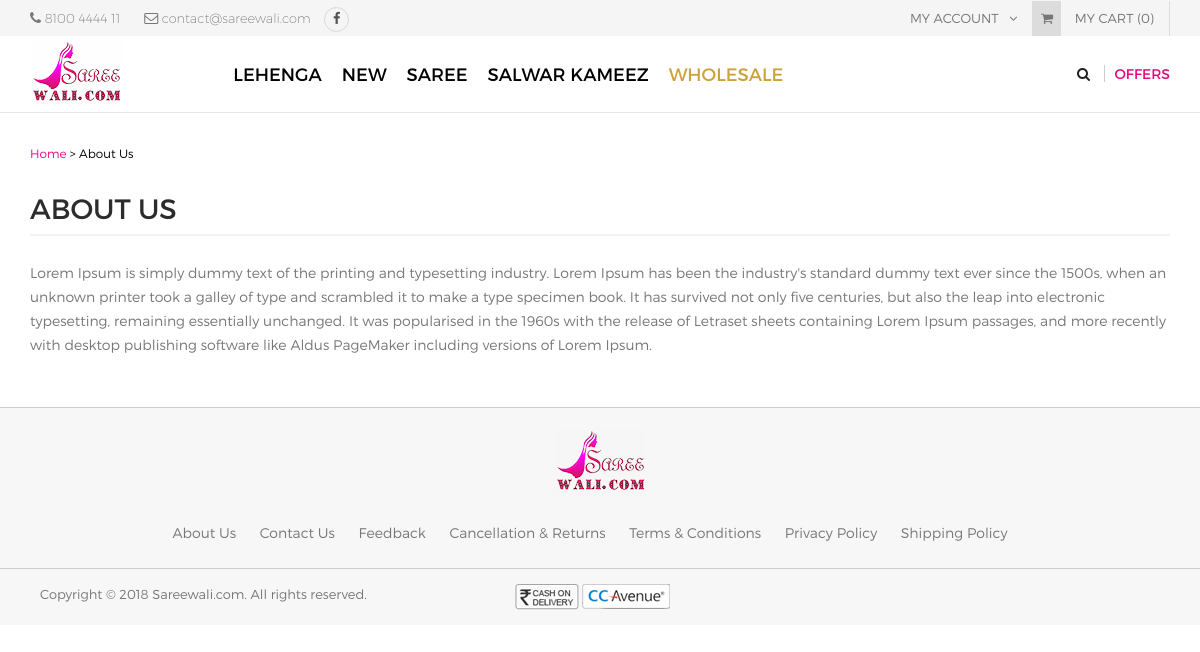
Before: /about with the older database file.
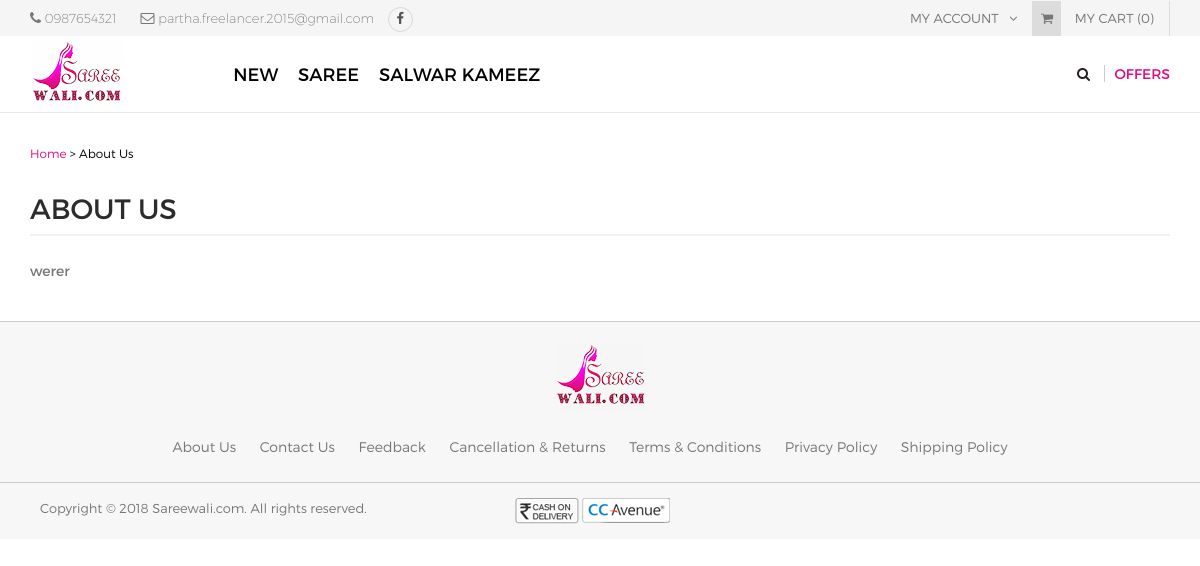
After: the same page with the newer database file.
### tables this page shows
CREATE TABLE `saree_admin` (
  `admin_id` int(11) NOT NULL,
  `username` varchar(255) NOT NULL,
  `email` varchar(255) NOT NULL,
  `password` varchar(255) NOT NULL,
  `original_password` varchar(255) NOT NULL,
  `contact_no` varchar(255) NOT NULL,
  `address` text NOT NULL,
  `is_active` int(11) NOT NULL
);

CREATE TABLE `saree_entity` (
  `entity_id` int(11) NOT NULL,
  `name` varchar(255) NOT NULL,
  `description` tinytext NOT NULL,
  `image_path` varchar(255) NOT NULL,
  `slug` varchar(255) NOT NULL,
  `level` int(11) NOT NULL,
  `parent_id` int(11) NOT NULL,
  `sort_order` int(11) NOT NULL,
  `is_special` enum('Y','N') NOT NULL DEFAULT 'N',
  `status` enum('Y','N') NOT NULL DEFAULT 'N',
  `date_added` int(11) NOT NULL,
  `date_modified` int(11) NOT NULL
);

CREATE TABLE `saree_cms` (
  `cms_id` int(11) NOT NULL,
  `title` varchar(255) NOT NULL,
  `description` text NOT NULL,
  `mode` varchar(255) NOT NULL,
  `date_added` int(11) NOT NULL
);

### application/models/Defaultdata.php (called while the page is built, shortened)
<?php
class Defaultdata extends CI_Model {
	private $mydata = array();
	public function getFrontendDefaultData()
	{
		$this->mydata["tot_segments"] = $this->getUrlSegments();
		$this->mydata['general_settings'] = $this->grabSettingData();
		$this->mydata["modal"] = $this->load->view('partials/modal', null, true);
		$this->mydata['admin_profile'] = $this->grabProfileData();
		$this->mydata['final_tree'] = $this->grabTree();
		$this->mydata['prd_cat'] = $this->entitydata->grab_entity(array("level" => "1", "status" => "Y"));
		$this->data = $this->mydata;
		$this->headerdata = $this->mydata;
		$this->data["header"] = $this->load->view('partials/header', $this->headerdata, true);
		$this->data["head"] = $this->load->view('partials/head', null, true);
		$this->data["upper_footer"] = $this->load->view('partials/upper_footer', $this->headerdata, true);
		$this->data["footer"] = $this->load->view('partials/footer', null, true);
		$this->data["foot"] = $this->load->view('partials/foot', null, true);
		return $this->data;
	}
	public function grabTree(){
		$tree = $this->entitydata->grab_entity(array("level !=" => "0", "status" => "Y"), array(), array(), array("sort_order" => "asc"));
		$recArr = array();
		if(!empty($tree)){
			foreach($tree as $tr){
				$recArr[$tr->entity_id] = $tr;
			}
		}
		if(!empty($tree)){
			foreach($tree as $tr){
				if(isset($recArr[$tr->parent_id])){
					$final_tree[$tr->name.'_'.$tr->is_special.'_'.$tr->slug] = $recArr[$tr->parent_id]->name.'_'.$tr->is_special.'_'.$tr->slug;
				}else{
					$final_tree[$tr->name.'_'.$tr->is_special.'_'.$tr->slug] = null;
				}
			}
		}
		return $this->defaultdata->parseTree($final_tree);
	}
	public function getUrlSegments()
	{
		$all_segment=$this->uri->segment_array();
		if(sizeof($all_segment)==1)
		{
			$all_segment[2]=$this->router->method;
		}
		return $all_segment;
	}
	public function grabSettingData(){
		$query = $this->db->get(TABLE_SETTINGS);
		return $query->row();
	}
	public function grabProfileData(){
		$query = $this->db->get(TABLE_ADMIN);
		return $query->row();
	}
	public function parseTree($tree, $root = null) {
        $return = array();
        foreach($tree as $child => $parent) {
            if($parent == $root) {
                unset($tree[$child]);
                $return[] = array(
                    'name' => $child,
                    'children' => $this->parseTree($tree, $child)
                );
            }
        }
        return empty($return) ? null : $return;
    }
}
?>

### application/controllers/Home.php (called while the page is built, shortened)
<?php
	class Home extends CI_Controller {
		public $data = array();
		public function __construct(){
			$this->load->model('bannerdata');
			$this->load->model('entitydata');
			$this->load->model('userdata');
			$this->load->model('productdata');
			$this->load->model('adsdata');
			$this->data = $this->defaultdata->getFrontendDefaultData();
		}
		public function cms(){
			$cms = $this->data['tot_segments'][1];
			$cond['mode'] = $cms;
			$cms_data = $this->userdata->get_cms_content($cond);
			$this->data['cms_data'] = $cms_data;
			$this->load->library('breadcrumb');
			$this->breadcrumb->add('Home', base_url());
			$this->breadcrumb->add($cms_data->title, base_url($cms));
			$this->data['breadcrumb'] = $this->breadcrumb->output();
			$this->load->view('cms', $this->data);
		}
	}
?>

### index.php (called while the page is built, shortened)
<?php
require_once BASEPATH.'core/CodeIgniter.php';

### application/models/Entitydata.php (called while the page is built, shortened)
<?php
class Entitydata extends CI_Model {
	public function grab_entity($cond = array(), $like = array(), $limit = array(), $order_by = array()){
		if(!empty($cond)){
			$this->db->where($cond);
		}
		if(!empty($order_by)){
			foreach($order_by as $key => $val){
				$this->db->order_by($key, $val);
			}
		}else{
			$this->db->order_by('date_added','desc');
		}
		$query = $this->db->get(TABLE_ENTITY);
		return $query->result();
	}
}

### application/models/Userdata.php (called while the page is built, shortened)
<?php
class Userdata extends CI_Model {
	public function get_cms_content($cond = array()){
		if(!empty($cond)){
			$this->db->where($cond);
		}
		$query = $this->db->get(TABLE_CMS);
        $result = $query->result();
		return $result[0];
	}
}

### application/views/cms.php (the view, shortened to what the changed rows need)
  <?php echo $head; ?>
  <?php echo $header; ?>
  <section class="breadcrumbs">
    <div class="container">
      <?php echo $breadcrumb;?>
    </div>
  </section>
  <section class="page-container">
    <div class="container aboutPage">
      <div class="page-content">
       <h1 class="page-title"><?php echo $cms_data->title;?></h1>
       <?php echo $cms_data->description;?>
       </div>
  </div>
</section>
<?php echo $foot; ?>

### application/views/partials/header.php (shortened to what the changed rows need)
<header>
  <div class="header-top">
    <div class="container">
      <div class="row">
        <div class="col-md-6">
        	<span class="phone">
        		<i class="fa fa-phone"></i>
        		<a href="tel:<?php echo $admin_profile->contact_no;?>"><?php echo $admin_profile->contact_no;?></a>
        	</span>
        	<span class="email">
        		<i class="fa fa-envelope-o" aria-hidden="true"></i>
        		<a href="mailto:<?php echo $admin_profile->email;?>"><?php echo $admin_profile->email;?></a>
        	</span>
        </div>
      </div>
    </div>
  </div>
  <div class="header-area">
    <div class="container">
      <div class="row">
        <div class="col-md-10 headerRight">
          <div class="menu-container">
            <div class="menu">
              <?php
                  function printTree($tree) {
                    if(!is_null($tree) && count($tree) > 0) {
                            echo '<ul>';
                            foreach($tree as $node) {
                                $name = explode("_", $node['name']);
                                if(!empty($node['children'])){
                                  if($name[1] == 'Y'){
                                    echo '<li><a class="coutreNav" href="'.base_url('product-list/'.$name[2]).'">'.$name[0].'</a>';
                                  }else{
                                    echo '<li><a href="'.base_url('product-list/'.$name[2]).'">'.$name[0].'</a>';
                                  }
                                }else{
                                  if($name[1] == 'Y'){
                                    echo '<li><a class="coutreNav" href="'.base_url('product-list/'.$name[2]).'">'.$name[0].'</a>';
                                  }else{
                                    echo '<li><a href="'.base_url('product-list/'.$name[2]).'">'.$name[0].'</a>';
                                  }
                                }
                                echo '</li>';
                            }
                            echo '</ul>';
                        }
                    }
                    printTree($final_tree);
                ?>
            </div>
          </div>
        </div>
      </div>
    </div>
  </div>
</header>

### application/libraries/Breadcrumb.php (shortened to what the changed rows need)
<?php if ( ! defined('BASEPATH')) exit('No direct script access allowed');
class Breadcrumb {
 private $breadcrumbs = array();
 private $separator = '  >  ';
 private $start = '<div id="breadcrumb">';
 private $end = '</div>';
 function add($title, $href){
  $this->breadcrumbs[] = array('title' => $title, 'href' => $href);
 }
 function output(){
  if ($this->breadcrumbs) {
   $output = $this->start;
   foreach ($this->breadcrumbs as $key => $crumb) {
    if ($key){
     $output .= $this->separator;
    }
    $arr_keys = array_keys($this->breadcrumbs);
    if (end($arr_keys) == $key) {
     $output .= '<span>' . $crumb['title'] . '</span>';
    } else {
     $output .= '<a href="' . $crumb['href'] . '">' . $crumb['title'] . '</a>';
    }
   }
   return $output . $this->end . PHP_EOL;
  }
  return '';
 }
}

Changed rows visible on the page:
no longer on this page (row edited): saree_entity: name "LEHENGA"
no longer on this page (row edited): saree_entity: name "WHOLESALE"
changed saree_admin: contact_no "8100 4444 11" → "0987654321"; email "contact@sareewali.com" → "partha.freelancer.2015@gmail.com"
changed saree_cms "ABOUT US": description "Lorem Ipsum is simply dummy text of the printing and typesetting industry. Lorem Ipsum has been the industry's standard dummy text ever since the 1500s, when an unknown printer took a galley of type and scrambled it to make a type specimen book. It has survived not only five centuries, but also the leap into electronic typesetting, remaining essentially unchanged. It was popularised in the 1960s with the release of Letraset sheets containing Lorem Ipsum passages, and more recently with desktop publishing software like Aldus PageMaker including versions of Lorem Ipsum." → "werer"
